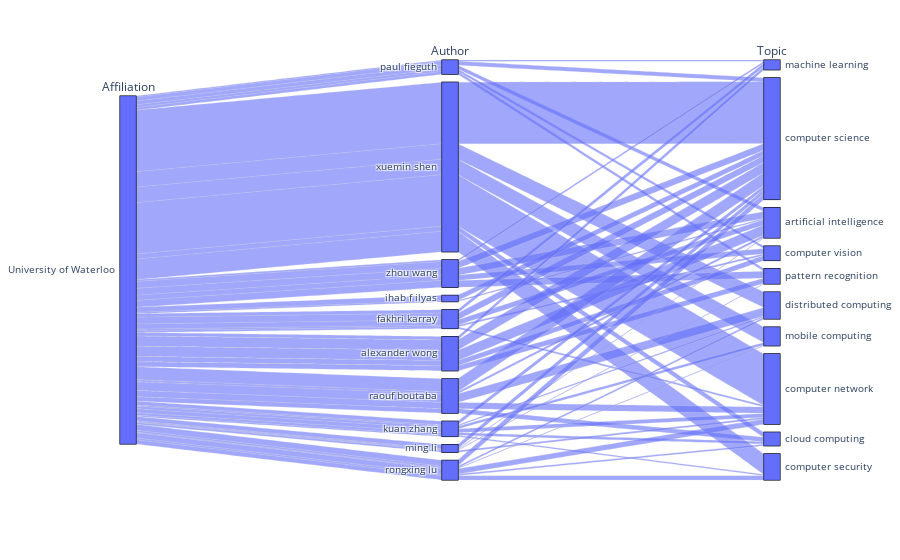

Notebook code cell kept with this figure:
### Code cell
institution_name = "University of Waterloo"
top_author_names = authors_stats.select("name","all_topics")\
                        .filter(col("affiliation")==institution_name)\
                        .limit(10)

top_topics = top_author_names.select(explode("all_topics").alias("topic")).select(explode("topic").alias("topic")).groupBy("topic").agg(F.count("topic").alias("count")).sort("count", ascending = False).limit(10)
author_topic = authors_data.filter("affiliation = \'" + institution_name + "\'").select("paper_id", "name", "affiliation")\
    .join(data.select("id"),authors_data.paper_id==data.id,"left").join(top_author_names, on = "name", how="inner")\
    .select("name", "affiliation", explode("all_topics").alias("topic")).\
    select("name", "affiliation", explode("topic").alias("topic")).join(top_topics, on="topic", how = "inner")

author_topic.show()

df = author_topic.toPandas()
fig = px.parallel_categories(df, dimensions=['affiliation', 'name', 'topic'],
                labels={'affiliation':'Affiliation', 'name':'Author', 'topic':'Topic'})
fig.show()

### Figure 1 — Plotly figure (JSON) as saved in the notebook; plotly's stock layout.template omitted (floating-point values rounded to 4 significant figures; data arrays with more than 128 entries replaced by an {"elided": "..."} marker saying what was removed)
{"data": [{"dimensions": [{"label": "Affiliation", "values": {"elided": "812 str values"}}, {"label": "Author", "values": {"elided": "812 str values"}}, {"label": "Topic", "values": {"elided": "812 str values"}}], "domain": {"x": [0, 1], "y": [0, 1]}, "name": "", "type": "parcats"}], "layout": {"legend": {"tracegroupgap": 0}, "margin": {"t": 60}}}
